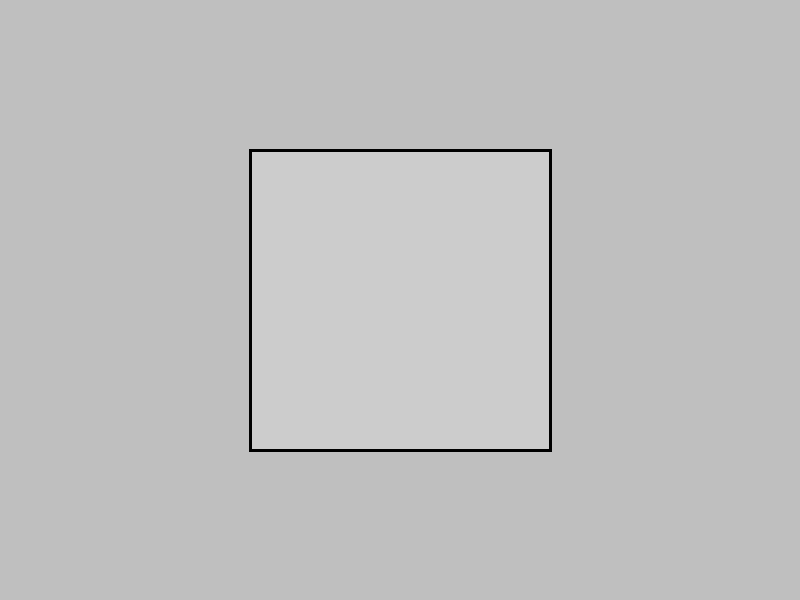
Frame 1 (no input)
Frame 60 (the mouse pressed at the canvas centre just before this capture): identical to frame 1, image omitted
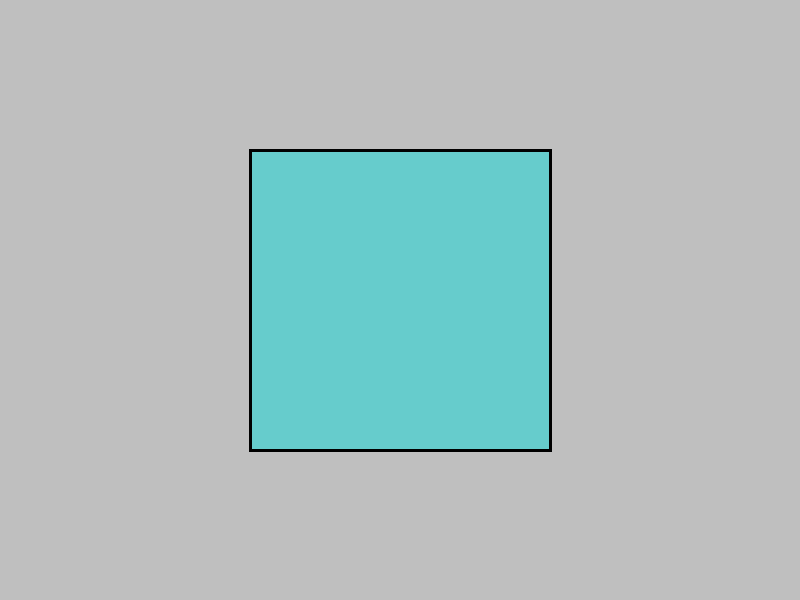
Frame 120 (the mouse held since frame 60 and released just before this capture)

The Processing sketch that drew these frames (run headless with seeded random() and noise(); from frame 60 on, the mouse is pressed at the canvas centre):

// Processing sketch: prova2014_1
// ── prova2014_1.pde
void setup(){
  size(800,600);
  colorMode(HSB,width,height,100);
  rectMode(CENTER);
  strokeWeight(3);
}

void draw(){
  background(0,0,75);
  fill(mouseX,mouseY,80);
  rect(width/2,height/2,300,300);
}
